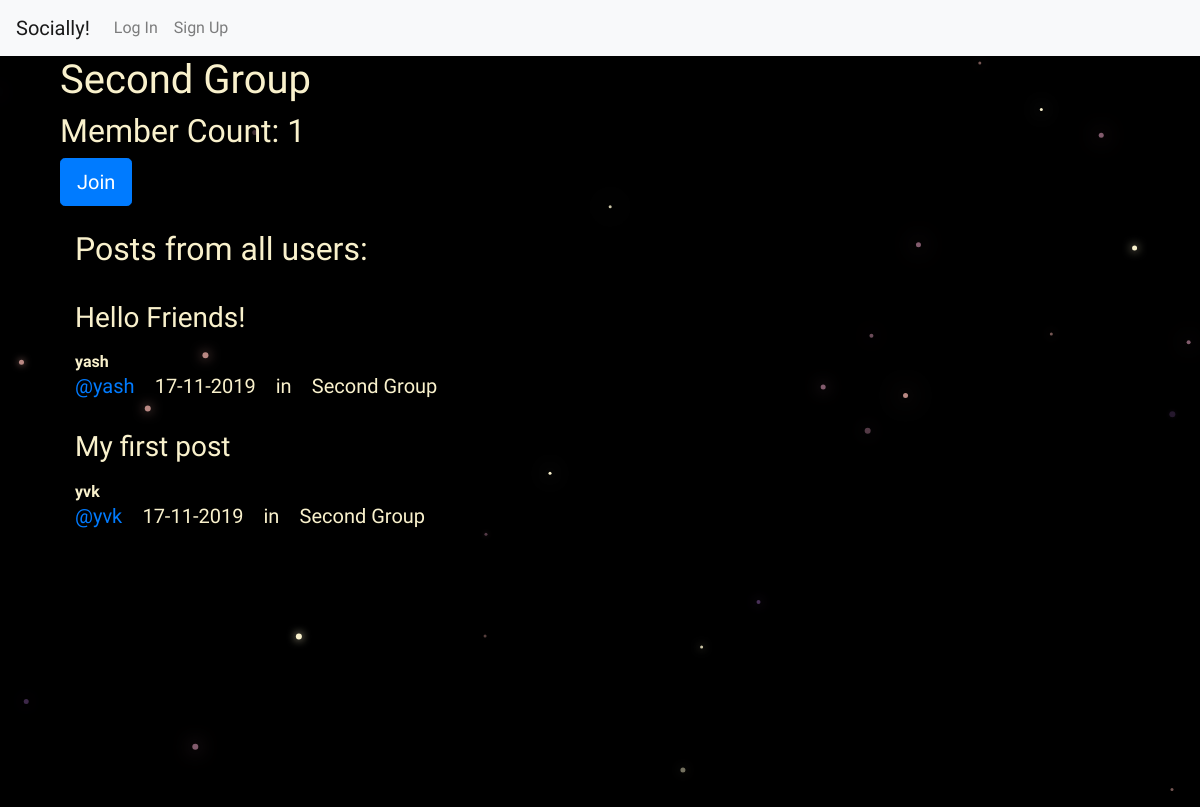
The page /groups/posts/in/second-group/ on the database its author committed.
### groups/models.py (models this page shows, shortened)
class Group(models.Model):
    name = models.CharField(max_length=255,unique=True)
    slug = models.SlugField(allow_unicode=True,unique=True)
    description = models.TextField(blank=True,default='')
    description_html = models.TextField(editable=False,blank=True)
    members = models.ManyToManyField(User,through='GroupMember')
    class Meta():
        ordering = ['name']

### posts/models.py (models this page shows, shortened)
class Post(models.Model):
    user = models.ForeignKey(User,related_name='posts',on_delete=models.CASCADE)
    created_at = models.DateTimeField(auto_now=True)
    message = models.TextField()
    message_html = models.TextField(editable=False)
    group = models.ForeignKey(Group,related_name='posts',null=True,blank=True,on_delete=models.CASCADE)
    class Meta():
        ordering = ['-created_at']
        unique_together = ['user','message']

### groups/views.py (the view)
# urls.py: url(r'^posts/in/(?P<slug>[-\w]+)/$',views.SingleGroup.as_view(),name='single'),
class SingleGroup(generic.DetailView):
    model = Group

### groups/templates/groups/group_detail.html (shortened to what this page needs)
{% extends 'groups/group_base.html' %}
{% block pregroup %}
  <h1>{{ group.name }}</h1>
  <h2>Member Count: {{ group.members.count }}</h2>
  <div class="content">
    {% if user in group.members.all %}
      <a href="{% url 'groups:leave' slug=group.slug %}" class="btn btn-danger btn-lg btn-fill"><i class="icon-remove-circle"></i>Leave</a>
    {% else %}
      <a href="{% url 'groups:join' slug=group.slug %}" class="btn btn-primary btn-lg btn-fill">Join</a>
    {% endif %}
  </div>
  <br>
{% endblock %}
{% block group_content %}
  <div class="col-md-8">
    {% if group.posts.count == 0 %}
      <h2>No posts in this group!</h2>
    {% else %}
      <h2>Posts from all users:</h2>
      {% for post in group.posts.all %}
        {% include 'posts/_post.html' %}
      {% endfor %}
    {% endif %}
  </div>
{% endblock %}

### posts/templates/posts/_post.html (shortened to what this page needs)
<div class="post media">
	<div class="media-body">
		<br>
		<h3>{{ post.message_html|safe }}</h3>
		<strong>{{ post.user.username }}</strong>
		<h5 class="media-heading">
			<span class="username"><a href="{% url 'posts:for_user' username=post.user.username %}">@{{ post.user.username }} &ensp;</a></span>
			<time class="time">{{ post.created_at|date:"d-m-Y" }}</time>
			{% if post.group %}
			  <span class="group-name"> &ensp; in &ensp; {{ post.group.name }}</span>
			{% endif %}
		</h5>
	</div>
</div>

### static/simplesocial/css/master.css (style rules this page uses)
html, body { font-family: 'Calistoga',cursive; background: #000000; }

### rows shown on the page
Group: name "Second Group", members.count "1"
Post: message_html "Hello Friends!", user.username "yash", created_at "17-11-2019", group.name "Second Group"
Post: message_html "My first post", user.username "yvk", created_at "17-11-2019", group.name "Second Group"
